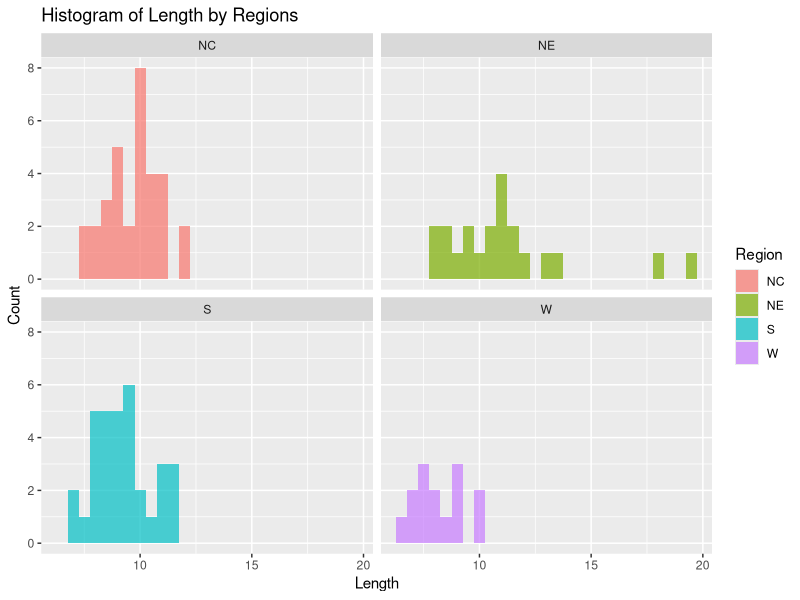
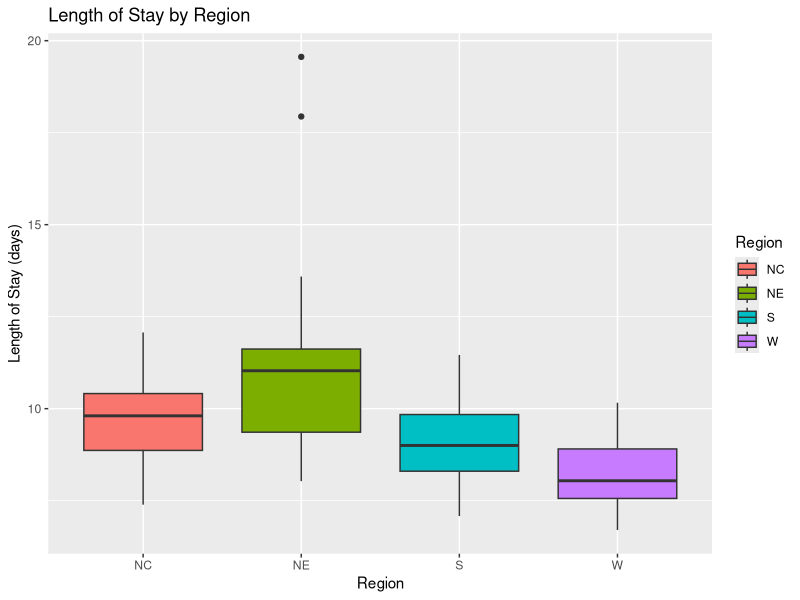
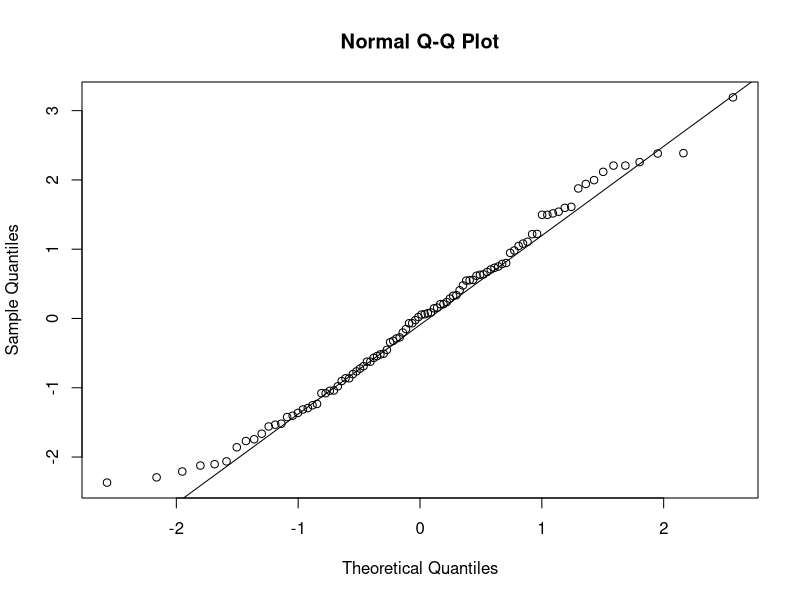
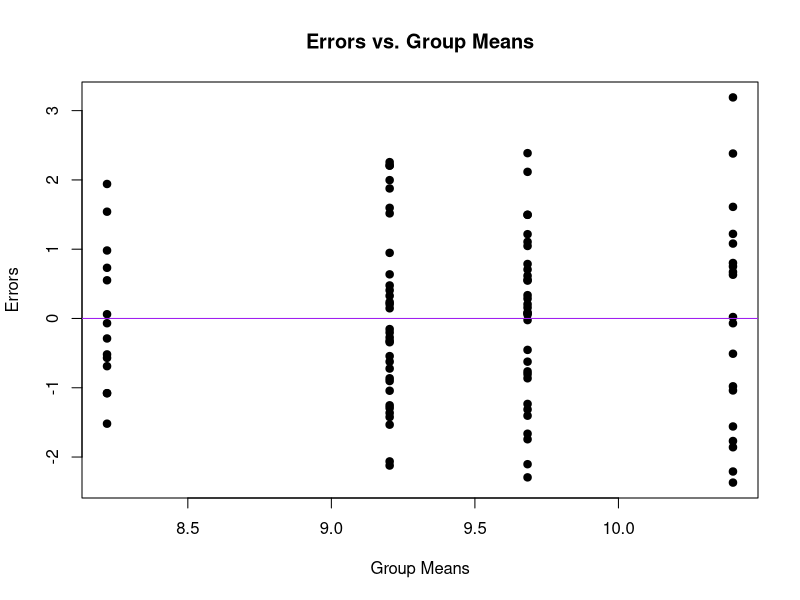
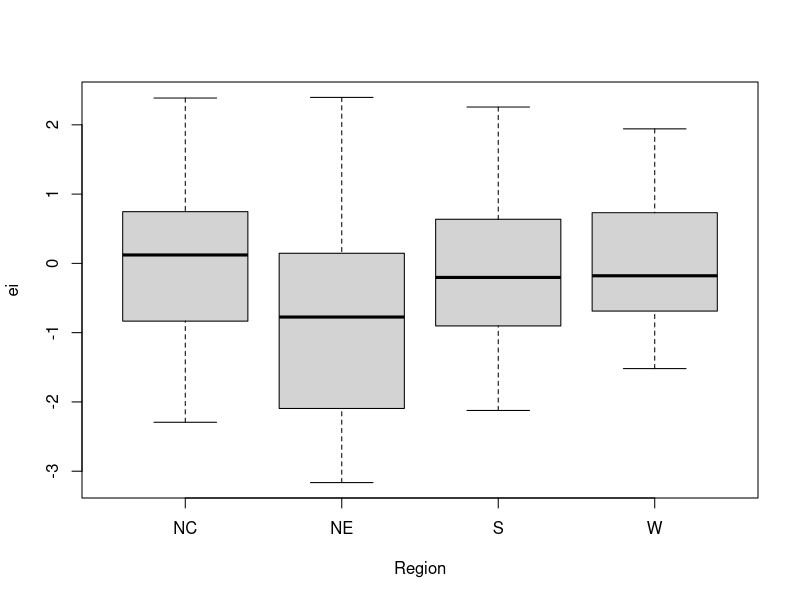

Write R code to recreate these figures, in order.
## ---- chunk 1
knitr::opts_chunk$set(echo = FALSE)
## ---- chunk 2
library(pwr)
library(ggplot2)
library(dplyr)
library(kableExtra)
## ---- chunk 3
# Read in data
senic = read.csv("senic.csv")
## ---- chunk 4

# Summary

ggplot(senic, aes(x = Length, fill = Region)) +
  geom_histogram(binwidth = 0.5, alpha = 0.7, position = "identity") +
  facet_wrap(~ Region) +
  labs(title = "Histogram of Length by Regions",
       x = "Length",
       y = "Count")
ggplot(senic, aes(x=Region, y=Length, fill=Region)) + 
  geom_boxplot() +
  ggtitle("Length of Stay by Region") +
  xlab("Region") +
  ylab("Length of Stay (days)")
library(dplyr)
summary_by_region <- senic %>%
  group_by(Region) %>%
  summarise(Mean_Length = mean(Length, na.rm = TRUE),
            SD_Length = sd(Length, na.rm = TRUE)) %>%
  arrange(Region)
summary_by_region
summary_stats <- summary(senic)
summary_table <- data.frame(
  Statistic = c("Min", "1st Qu.", "Median", "Mean", "3rd Qu.", "Max"),
  Length = c(6.7, 8.33, 9.415, 9.637, 10.533, 19.56),
  ei = c(-3.16429, -1.05192, -0.05643, 0, 0.71278, 8.36571)
)
summary_table
## ---- chunk 5
# Diagnostics

#outliers
CO3 = which(senic$Region=="NE" & senic$Length > 15)
the.model = lm(Length ~ Region,data = senic)
senic$ei = the.model$residuals
nt = nrow(senic) #Calculates the total sample size
a = length(unique(senic$Region)) #Calculates the value of a
SSE = sum(senic$ei^2) #Sums and squares the errors (finds SSE)
MSE = SSE/(nt-a) #Finds MSE
eij.star = the.model$residuals/sqrt(MSE)
alpha = 0.05
t.cutoff= qt(1-alpha/(2*nt), nt-a)
CO.eij = which(abs(eij.star) > t.cutoff)
CO.eij
rij = rstandard(the.model)
CO.rij = which(abs(rij) > t.cutoff)
outliers = CO3
new.data = senic[-outliers,]
new.model = lm(Length ~ Region,data = new.data)
## ---- chunk 6
#normality 

qqnorm(new.model$residuals)
qqline(new.model$residuals)
ei = new.model$residuals
the.SWtest = shapiro.test(ei)
the.SWtest
## ---- chunk 7
# constant variance

plot(new.model$fitted.values, new.model$residuals, main = "Errors vs. Group Means",xlab = "Group Means",ylab = "Errors",pch = 19)
abline(h = 0,col = "purple")
boxplot(ei ~ Region, data = new.data)
library(car)
the.BFtest = leveneTest(ei~ Region, data=new.data, center=median)
p.val = the.BFtest[[3]][1]
p.val
## ---- chunk 8
#The ANOVA table 
the.model=lm(Length~ Region,data=senic) 
anova.table=anova(the.model) 
options(knitr.kable.NA = '')
knitr::kable(anova.table, format = "pandoc", caption = "ANOVA table")
## ---- chunk 9
# Power 

group.means = by(senic$Length,senic$Region,mean)
group.nis = by(senic$Length,senic$Region,length) 
the.model = lm(Length ~ Region, data = senic) 
anova.table = anova(the.model) 
MSE = anova.table[2,3]

overall.mean = sum(group.means*group.nis)/sum(group.nis)
effect.size = sqrt( sum( group.nis/sum(group.nis) *(group.means -overall.mean)^2 )/MSE)

give.me.power = function(ybar,ni,MSE,alpha){
a = length(ybar) # Finds a
nt = sum(ni) #Finds the overall sample size
overall.mean = sum(ni*ybar)/nt # Finds the overall mean
phi = (1/sqrt(MSE))*sqrt( sum(ni*(ybar - overall.mean)^2)/a) #Finds the books value of phi
phi.star = a *phi^2 #Finds the value of phi we will use for R
Fc = qf(1-alpha,a-1,nt-a) #The critical value of F, use in R’s function
power = 1 - pf(Fc, a-1, nt-a, phi.star)# The power, calculated using a non-central F
return(power)
}

the.power = give.me.power(group.means,group.nis,MSE,0.05)
the.power


desired.power = 0.95
pwr.anova.test(k = 4, f = effect.size, sig.level = alpha, power = desired.power)
sample_size = data.frame(c(k=4,n=15.78173,f=0.5392097,sig.level=0.05,power=0.95))
sample_size = round(sample_size, digits=4)
colnames(sample_size) = "Sample Size Needed"
sample_size
